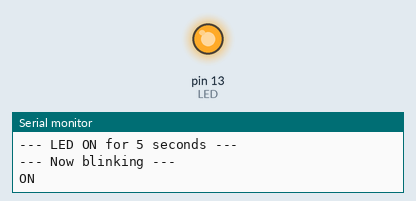
The sketch below on a simulated Arduino Uno, built with avr-gcc and run on an emulated ATmega328P. On the bench: output pins drawn as LEDs (lit = HIGH), the last lines printed to the serial monitor.

Above: at 9.5 s.
At 14.5 s:
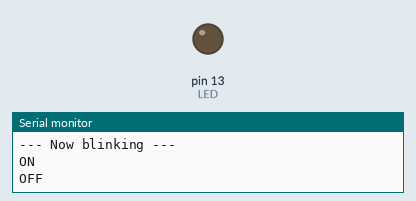
Timing chart, 0 to 20.0 s (numbered marks = the images above):
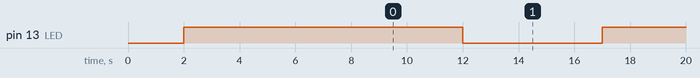

Measured:
- by itself, pin 13 (LED): alternates HIGH for 5.0 s and LOW for 5.0 s

The sketch:

LedSequence.ino
```cpp
// Turn the LED on and hold it for 5 seconds, then blink forever.
//
// The one-shot happens in setup(); the repeating part lives in loop().
// setup() runs once at power-on, loop() runs forever after that.

const int LED        = 13;
const int HOLD_MS    = 5000;   // how long to stay on before blinking
const int BLINK_MS   = 5000;    // on/off interval once blinking

void setup() {
  pinMode(LED, OUTPUT);
  Serial.begin(9600);

  delay(2000);                 // let the serial monitor attach before we talk

  Serial.println("--- LED ON for 5 seconds ---");
  digitalWrite(LED, HIGH);
  delay(HOLD_MS);

  Serial.println("--- Now blinking ---");
  digitalWrite(LED, LOW);
}

void loop() {
  digitalWrite(LED, HIGH);
  Serial.println("ON");
  delay(BLINK_MS);

  digitalWrite(LED, LOW);
  Serial.println("OFF");
  delay(BLINK_MS);
}
```
